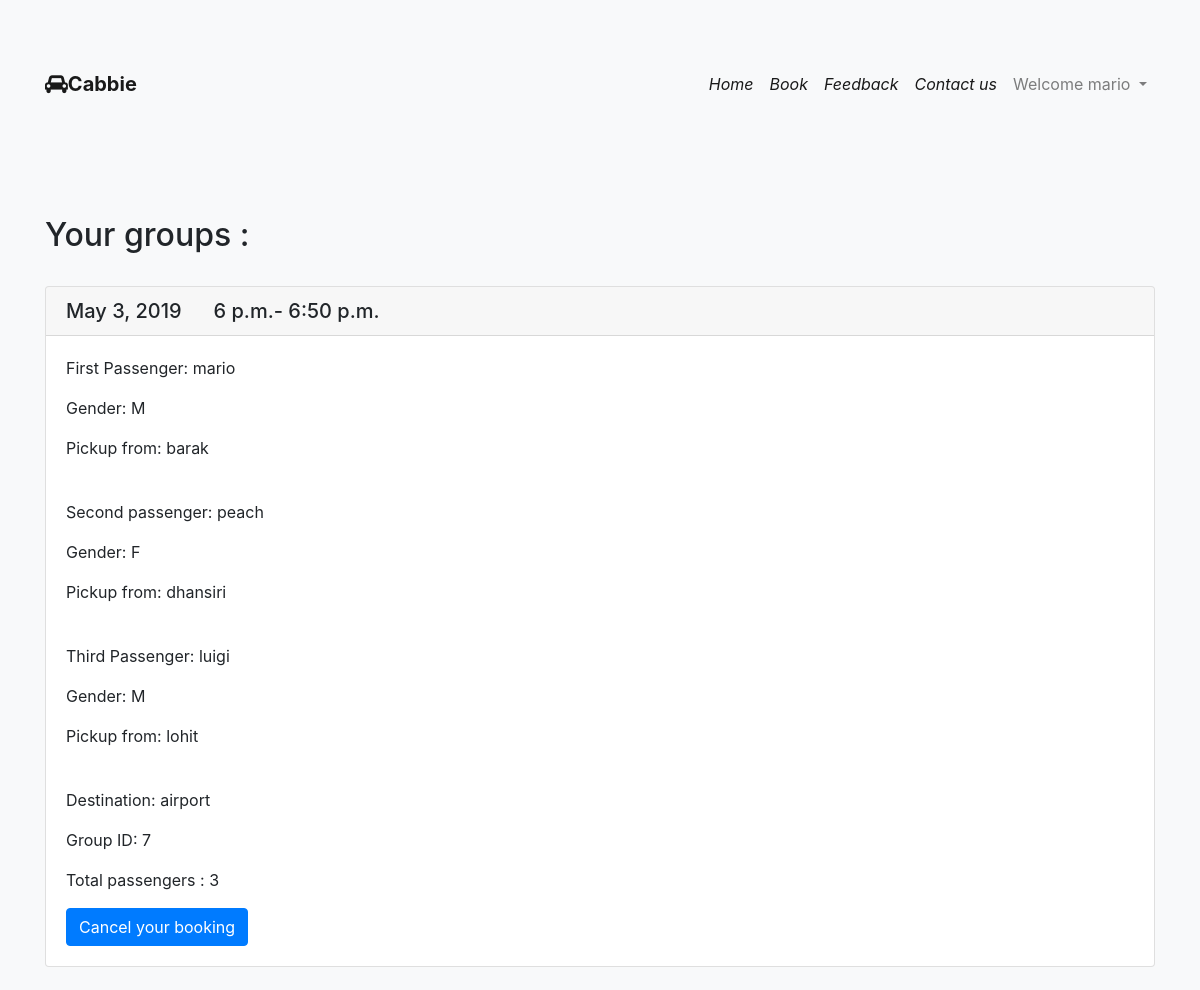
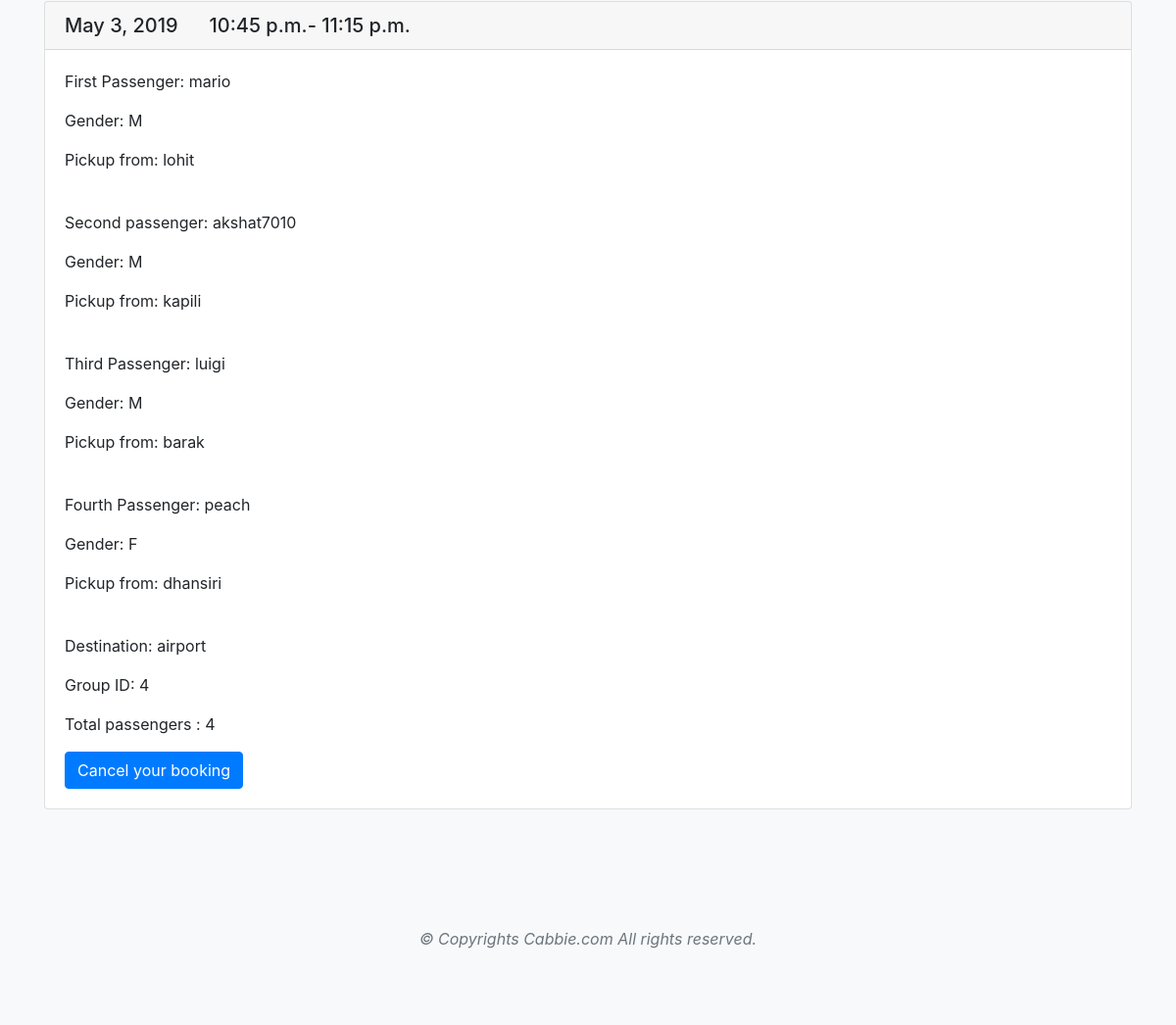
Screenshot of /cabs/groups/ (signed in) with the database file from the repository (2 pictures, top to bottom).
### cabs/models.py (models this page shows)
class Fgroup3(models.Model):
    created_by1 = models.CharField(max_length=100,default=None)
    passengers1 = models.PositiveIntegerField(validators=[MinValueValidator(1), MaxValueValidator(3)])
    time1 = models.TimeField()
    gender1 = models.CharField(max_length=1, choices=Gchoice, default='M')
    pickup_from1 = models.CharField(max_length=100)
    created_by2 = models.CharField(max_length=100,default=None)
    passengers2 = models.PositiveIntegerField(validators=[MinValueValidator(1), MaxValueValidator(3)])
    time2 = models.TimeField()
    gender2 = models.CharField(max_length=1, choices=Gchoice, default='M')
    pickup_from2 = models.CharField(max_length=100)
    created_by3 = models.CharField(max_length=100, default=None)
    passengers3 = models.PositiveIntegerField(validators=[MinValueValidator(1), MaxValueValidator(3)])
    time3 = models.TimeField()
    gender3 = models.CharField(max_length=1, choices=Gchoice, default='M')
    pickup_from3 = models.CharField(max_length=100)
    date = models.DateField()
    destination = models.CharField(max_length=100)
    total_passengers = models.PositiveIntegerField(validators=[MinValueValidator(1), MaxValueValidator(4)],default=None)

class Fgroup4(models.Model):
    created_by1 = models.CharField(max_length=100,default=None)
    passengers1 = models.PositiveIntegerField(validators=[MinValueValidator(1), MaxValueValidator(3)])
    time1 = models.TimeField()
    gender1 = models.CharField(max_length=1, choices=Gchoice, default='M')
    pickup_from1 = models.CharField(max_length=100)
    created_by2 = models.CharField(max_length=100,default=None)
    passengers2 = models.PositiveIntegerField(validators=[MinValueValidator(1), MaxValueValidator(3)])
    time2 = models.TimeField()
    gender2 = models.CharField(max_length=1, choices=Gchoice, default='M')
    pickup_from2 = models.CharField(max_length=100)
    created_by3 = models.CharField(max_length=100, default=None)
    passengers3 = models.PositiveIntegerField(validators=[MinValueValidator(1), MaxValueValidator(3)])
    time3 = models.TimeField()
    gender3 = models.CharField(max_length=1, choices=Gchoice, default='M')
    pickup_from3 = models.CharField(max_length=100)
    created_by4 = models.CharField(max_length=100, default=None)
    passengers4 = models.PositiveIntegerField(validators=[MinValueValidator(1), MaxValueValidator(3)])
    time4 = models.TimeField()
    gender4 = models.CharField(max_length=1, choices=Gchoice, default='M')
    pickup_from4 = models.CharField(max_length=100)
    date = models.DateField()
    destination = models.CharField(max_length=100)
    total_passengers = models.PositiveIntegerField(validators=[MinValueValidator(1), MaxValueValidator(4)],default=None)

### cabs/views.py (the view)
@login_required(login_url="/cabs/login/")
def groups_view(request):
    queryset1 = Fgroup2.objects.filter(
        Q(created_by1__iexact=request.user.username) | Q(created_by2__iexact=request.user.username)
    )
    queryset2 = Fgroup3.objects.filter(
        Q(created_by1__iexact=request.user.username) | Q(created_by2__iexact=request.user.username)
        | Q(created_by3__iexact=request.user.username)
    )
    queryset3 = Fgroup4.objects.filter(
        Q(created_by1__iexact=request.user.username) | Q(created_by2__iexact=request.user.username)
        | Q(created_by3__iexact=request.user.username) | Q(created_by4__iexact=request.user.username)
    )
    context = {
        "groups2_list": queryset1,
        "groups3_list": queryset2,
        "groups4_list": queryset3,
        "title": "Your groups"
    }
    return render(request, 'groups.html', context)

### templates/groups.html (shortened to what this page needs)
{% extends 'base1.html' %}
{% load static %}
{% block content %}
<div class="bg-light py-5">
    <div class="container py-5">
        <h2>{{ title }} :</h2>
        <br>
        {% for obj in groups3_list %}
        <div class="card">
          <h5 class="card-header">{{ obj.date}}  &nbsp; &nbsp;&nbsp;
              {% if obj.time3 < obj.time1 and obj.time3 < obj.time2 %}
              {{ obj.time3}}-
              {% endif %}
              {% if obj.time1 > obj.time2 and obj.time1 > obj.time3 %}
              {{ obj.time1}}
              {% endif %}
          </h5>
          <div class="card-body">
            <p class="card-text">First Passenger: {{ obj.created_by1}}</p>
              <p class="card-text">Gender: {{ obj.gender1}}</p>
              <p class="card-text">Pickup from: {{ obj.pickup_from1}}</p><br>
              <p class="card-text">Second passenger: {{ obj.created_by2}}</p>
              <p class="card-text">Gender: {{ obj.gender2}}</p>
              <p class="card-text">Pickup from: {{ obj.pickup_from2}}</p><br>
              <p class="card-text">Third Passenger: {{ obj.created_by3}}</p>
              <p class="card-text">Gender: {{ obj.gender3}}</p>
              <p class="card-text">Pickup from: {{ obj.pickup_from3}}</p><br>
              <p class="card-text">Destination: {{ obj.destination}}</p>
             <p class="card-text">Group ID: {{ obj.id}}</p>
              <p class="card-text">Total passengers : {{ obj.total_passengers}}</p>
            <a class="btn btn-primary" href="{{obj.id}}/Gcancel3" onclick="myFunction();">Cancel your booking</a>
          </div>
        </div>
        <br>
{% endfor %}
        {% for obj in groups4_list %}
        <div class="card">
          <h5 class="card-header">{{ obj.date}}  &nbsp; &nbsp;&nbsp;
              {% if obj.time3 < obj.time1 and obj.time3 < obj.time2 and obj.time3 < obj.time4%}
              {{ obj.time3}}-
              {% endif %}
              {% if obj.time2 > obj.time1 and obj.time2 > obj.time3 and obj.time2 > obj.time4%}
              {{ obj.time2}}
              {% endif %}
          </h5>
          <div class="card-body">
            <p class="card-text">First Passenger: {{ obj.created_by1}}</p>
              <p class="card-text">Gender: {{ obj.gender1}}</p>
              <p class="card-text">Pickup from: {{ obj.pickup_from1}}</p><br>
              <p class="card-text">Second passenger: {{ obj.created_by2}}</p>
              <p class="card-text">Gender: {{ obj.gender2}}</p>
              <p class="card-text">Pickup from: {{ obj.pickup_from2}}</p><br>
              <p class="card-text">Third Passenger: {{ obj.created_by3}}</p>
              <p class="card-text">Gender: {{ obj.gender3}}</p>
              <p class="card-text">Pickup from: {{ obj.pickup_from3}}</p><br>
              <p class="card-text">Fourth Passenger: {{ obj.created_by4}}</p>
              <p class="card-text">Gender: {{ obj.gender4}}</p>
              <p class="card-text">Pickup from: {{ obj.pickup_from4}}</p><br>
              <p class="card-text">Destination: {{ obj.destination}}</p>
             <p class="card-text">Group ID: {{ obj.id}}</p>
              <p class="card-text">Total passengers : {{ obj.total_passengers}}</p>
            <a class="btn btn-primary" href="{{obj.id}}/Gcancel4" onclick="myFunction();">Cancel your booking</a>
          </div>
        </div>
        <br>
{% endfor %}
    </div>
</div>
{% endblock %}

### templates/base1.html (shortened to what this page needs)
{% load static %}
<!DOCTYPE html>
<html lang="en">
<head>
    <link rel="stylesheet" href="https://cdnjs.cloudflare.com/ajax/libs/twitter-bootstrap/4.3.1/css/bootstrap.min.css"
>
    <link rel="stylesheet" href="https://stackpath.bootstrapcdn.com/font-awesome/4.7.0/css/font-awesome.min.css"
>
    <link rel="stylesheet" type="text/css" href="{% static 'css/aboutusstyle.css' %}">
    <link href="{% static 'css/poststyle.css' %}" rel="stylesheet">
    <link href="{% static 'css/requeststyle.css' %}" rel="stylesheet">
</head>
<body class="bg-light py-5">
<nav class="navbar navbar-expand-lg navbar-light bg-light py-3">
    <div class="container"><a href="{% url 'cabs:main' %}" class="navbar-brand d-flex align-items-center"> <i
            class="fa fa-car" aria-hidden="true"></i></i><strong>Cabbie</strong></a>
        <div id="navbarSupportedContent" class="collapse navbar-collapse">
            <ul class="navbar-nav ml-auto">
                <li class="nav-item active"><a href="{% url 'cabs:main' %}" class="nav-link font-italic"> Home </a></li>
                <li class="nav-item active"><a href="{% url 'cabs:post' %}" class="nav-link font-italic"> Book </a></li>
                <li class="nav-item active"><a href="{% url 'cabs:feedback' %}" class="nav-link font-italic">
                    Feedback </a></li>
                <li class="nav-item active"><a href="{% url 'cabs:contact' %}" class="nav-link font-italic">Contact
                    us </a></li>
                {% if user.is_authenticated %}
        <li class="nav-item dropdown">
        <a class="nav-link dropdown-toggle" href="#" id="navbarDropdown" role="button" data-toggle="dropdown" aria-haspopup="true" aria-expanded="false">
          Welcome {{user.username}}
        </a>
      </li>
        {% endif %}
            </ul>
        </div>
    </div>
</nav>
{% block content %} {% endblock %}
<footer class="bg-light pb-5">
    <div class="container text-center">
        <p class="font-italic text-muted mb-0">&copy; Copyrights Cabbie.com All rights reserved.</p>
    </div>
</footer>
</body>
</html>

### rows the page displays
Fgroup3: date "May 3, 2019", time3 "6 p.m.", time1 "6:50 p.m.", created_by1 "mario", gender1 "M", pickup_from1 "barak", created_by2 "peach", gender2 "F", pickup_from2 "dhansiri", created_by3 "luigi", gender3 "M", pickup_from3 "lohit", destination "airport", id "7", total_passengers "3"
Fgroup4: date "May 3, 2019", time3 "10:45 p.m.", time2 "11:15 p.m.", created_by1 "mario", gender1 "M", pickup_from1 "lohit", created_by2 "akshat7010", gender2 "M", pickup_from2 "kapili", created_by3 "luigi", gender3 "M", pickup_from3 "barak", created_by4 "peach", gender4 "F", pickup_from4 "dhansiri", destination "airport", id "4", total_passengers "4"

### other values shown
{{ user.username }} "mario"
{{ title }} "Your groups"
